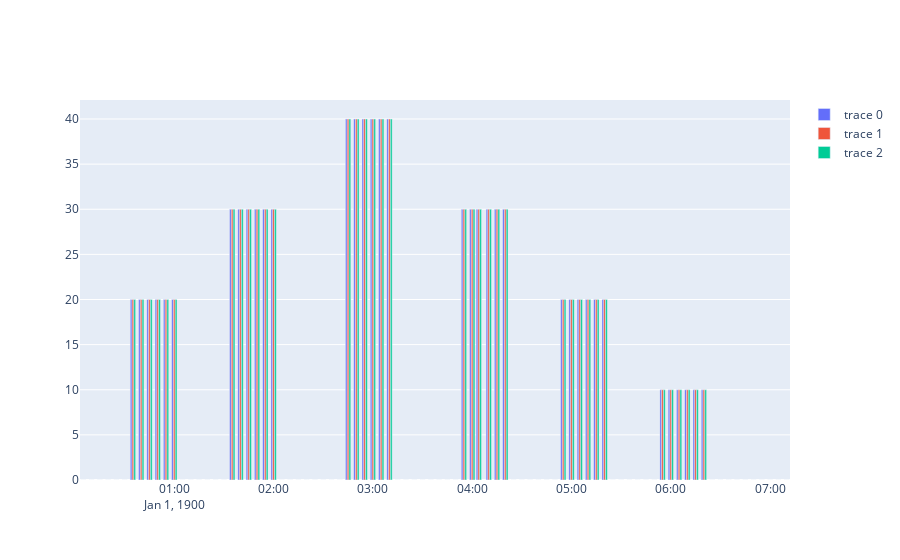

The code cell stored with this chart in its notebook:
### Markdown cell above
2. Created rainfalls visualization

### Code cell
# Visualisation of synthetic hietographs
fig = go.Figure()
for i in range(3):
    rain = block_rain#rainfalls[i][1]
    # rain = one_random_rain
    fig.add_trace(ud.hietograph(rain))
fig.show()
